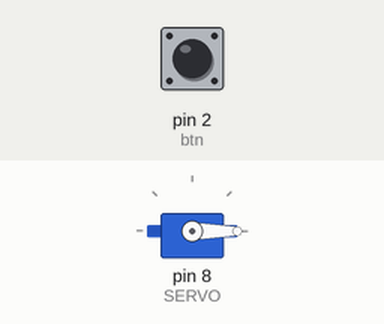
The sketch below on a simulated Arduino Uno, built with avr-gcc and run on an emulated ATmega328P. Parts: servo. The inputs (shaded band) are chosen by the test bench; at power-on: pin 2 (btn) LOW.

Above: at 2.2 s.
2.3 s: pin 2 (btn) pulled HIGH for 0.15 s
At 3.0 s:
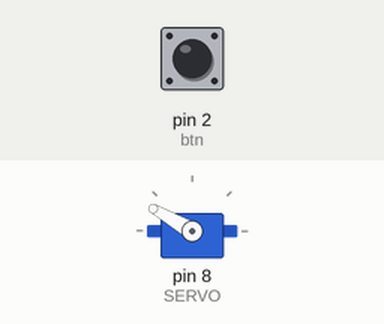
3.9 s: pin 2 (btn) pulled HIGH for 1 s
At 4.3 s:
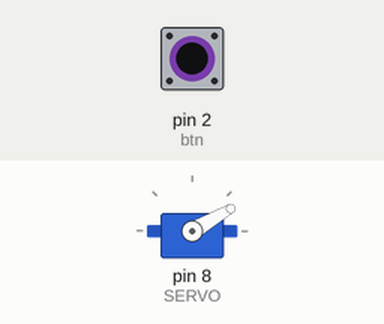
6.4 s: pin 2 (btn) pulled HIGH for 3.2 s
At 7.4 s:
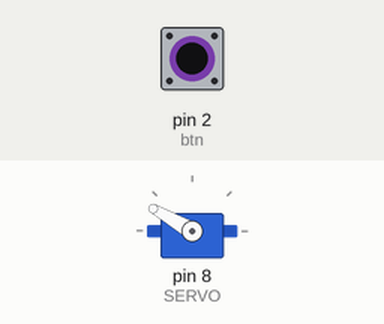
Timing chart, 0 to 9.4 s (numbered marks = the images above; inputs shaded):
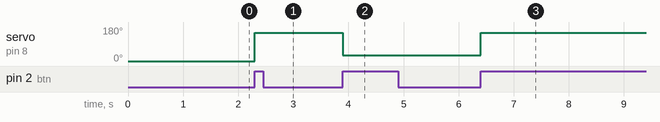

Measured:
- after the input at 2.3 s, servo on pin 8 (SERVO): 0° → 150° at once
- after the input at 3.9 s, servo on pin 8 (SERVO): 150° → 30° at once
- after the input at 6.4 s, servo on pin 8 (SERVO): 30° → 150° at once

The sketch:

servo_btn.ino
```cpp
#include <Servo.h>
const int SERVO = 8;
Servo servo;
const int btn = 2;
int state= 30;
bool state_changed=false;
void btnPressed(){
  state = (state ==30)?150:30;
  state_changed=true;
}

void setup() {
pinMode(btn,INPUT);
attachInterrupt(digitalPinToInterrupt(btn),btnPressed,RISING);
servo.attach(SERVO);
servo.write(0);
delay(1000);
}

void loop() {
if(state_changed){
  state_changed=false;
  servo.write(state);
}
}
```
